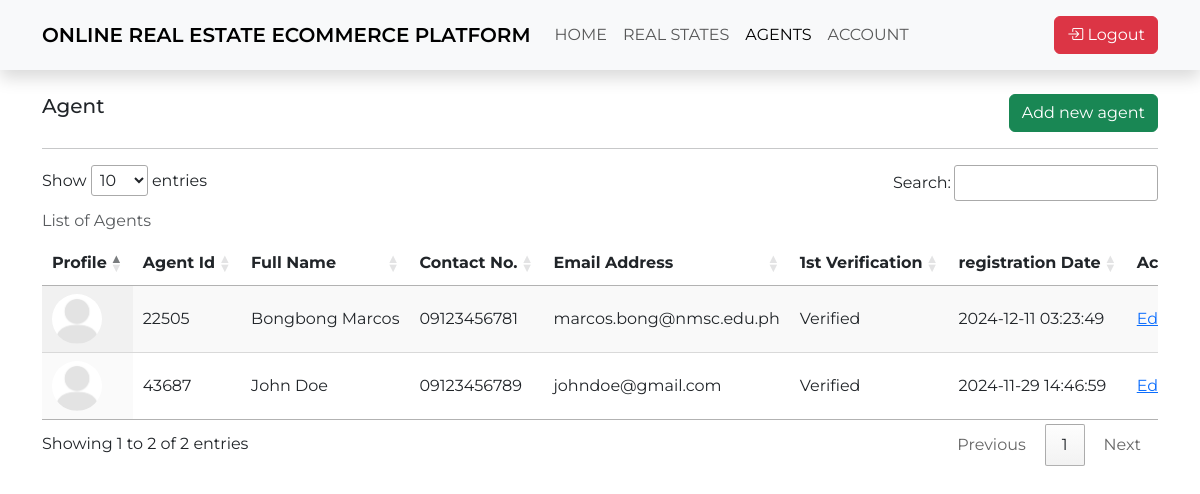
The app's page /admin/agent.php (signed in) with its own data.
### tables this page shows
CREATE TABLE `agents` (
  `agent_id` int(11) NOT NULL,
  `fullname` varchar(75) DEFAULT NULL,
  `contact_no` varchar(100) DEFAULT NULL,
  `email_address` varchar(50) DEFAULT NULL,
  `password` varchar(70) DEFAULT NULL,
  `1st_verification` varchar(25) DEFAULT 'Unverified',
  `2nd_verification` varchar(25) DEFAULT 'Unverified',
  `registration_date` datetime DEFAULT current_timestamp(),
  `profile_img` varchar(100) DEFAULT 'assets/images/unknown.png'
);

### admin/agent.php (the view, shortened to what this page needs)
<!DOCTYPE html>
<html lang="en">
<head>
    <link rel="stylesheet" href="../style.css">
    <link rel="stylesheet" href="../bootstrap/css/bootstrap.min.css">
    <link rel="stylesheet" href="https://cdn.jsdelivr.net/npm/bootstrap-icons@1.11.3/font/bootstrap-icons.min.css">
    <link rel="stylesheet" href="https://cdn.datatables.net/1.13.4/css/jquery.dataTables.min.css">
    <link rel="stylesheet" href="https://cdn.datatables.net/responsive/2.4.0/css/responsive.dataTables.min.css">
</head>
<body>
    <header>
        <nav class="navbar navbar-expand-lg bg-body-tertiary shadow">
            <div class="container">
                <a class="navbar-brand" id="site-title" href="#">ONLINE REAL ESTATE ECOMMERCE PLATFORM</a>
                <div class="collapse navbar-collapse" id="navbarText">
                    <ul class="navbar-nav me-auto mb-2 mb-lg-0">
                        <li class="nav-item">
                            <a class="nav-link" aria-current="page" href="index.php">HOME</a>
                        </li>
                        <li class="nav-item">
                            <a class="nav-link" href="realestate.php">REAL STATES</a>
                        </li>
                        <li class="nav-item">
                            <a class="nav-link active" href="agent.php">AGENTS</a>
                        </li>
                        <li class="nav-item">
                            <a class="nav-link" href="account.php">ACCOUNT</a>
                        </li>
                    </ul>
                    <span class="navbar-text">
                        <a href="../logout.php" class="btn btn-danger text-white"
                            onclick="return confirm('Are you sure you want to logout?')">
                            <i class="bi bi-box-arrow-in-right"></i> Logout
                        </a>
                    </span>
                </div>
            </div>
        </nav>
    </header>
    <main>
        <div class="container mt-4">
            <div class="d-flex justify-content-between w-100">
                <h5>Agent</h5>
                <button class="btn btn-success" type="button" data-bs-toggle="collapse"
                    data-bs-target="#collapseExample" aria-expanded="false" aria-controls="collapseExample">Add new
                    agent</button>
            </div>
            <hr>
            <div class="table-responsive mb-3">
                <table id="myTable" class="display responsive nowrap  caption-top">
                    <caption>List of Agents</caption>
                    <thead>
                        <tr>
                            <th>Profile</th>
                            <th>Agent Id</th>
                            <th>Full Name</th>
                            <th>Contact No.</th>
                            <th>Email Address</th>
                            <th>1st Verification</th>
                            <th>registration Date</th>
                            <th>Actions</th>
                        </tr>
                    </thead>
                    <tbody>
                        <?php
                        $conn = mysqli_connect("localhost", "root", "", "oreep360");
                        $sql = "SELECT * FROM agents";
                        $result = mysqli_query($conn, $sql);
                        if (mysqli_num_rows($result) > 0) {
                            while ($row = mysqli_fetch_assoc($result)) { ?>
                        <tr>
                            <td><img src='../<?php echo $row['profile_img']; ?>' alt='Profile Image' width='50'
                                    height='50' style='border-radius: 50%;'></td>
                            <td><?php echo $row['agent_id']; ?></td>
                            <td><?php echo $row['fullname']; ?></td>
                            <td><?php echo $row['contact_no']; ?></td>
                            <td><?php echo $row['email_address']; ?></td>
                            <td>
                                <?php
                                if ($row['1st_verification'] === 'Verified') {
                                    echo $row['1st_verification'];
                                }
                                 ?>
                            </td>
                            <td><?php echo $row['registration_date']; ?></td>
                            <td>
                                <a href='edit_agent.php?agent_id=<?php echo $row['agent_id']; ?>'>Edit</a> |
                            </td>
                        </tr>
                        <?php
                            }
                        } else {
                            echo "<tr><td colspan='9'>No users found</td></tr>";
                        }
                        ?>
                    </tbody>
                </table>
            </div>
        </div>
    </main>
</body>
</html>

### style.css (style rules this page uses)
* { padding: 0; margin: 0; }
body { font-family: "Montserrat", sans-serif; }
#site-title { font-weight: 600; }

### admin/agent.php (style rules this page uses)
* { padding: 0; margin: 0; }
body { font-family: "Montserrat", sans-serif; }
#site-title { font-weight: 600; }

### records on screen
agents: profile_img (picture), agent_id "22505", fullname "Bongbong Marcos", contact_no "09123456781", email_address "marcos.bong@nmsc.edu.ph", 1st_verification "Verified", registration_date "2024-12-11 03:23:49"
agents: profile_img (picture), agent_id "43687", fullname "John Doe", contact_no "09123456789", email_address "johndoe@gmail.com", 1st_verification "Verified", registration_date "2024-11-29 14:46:59"
